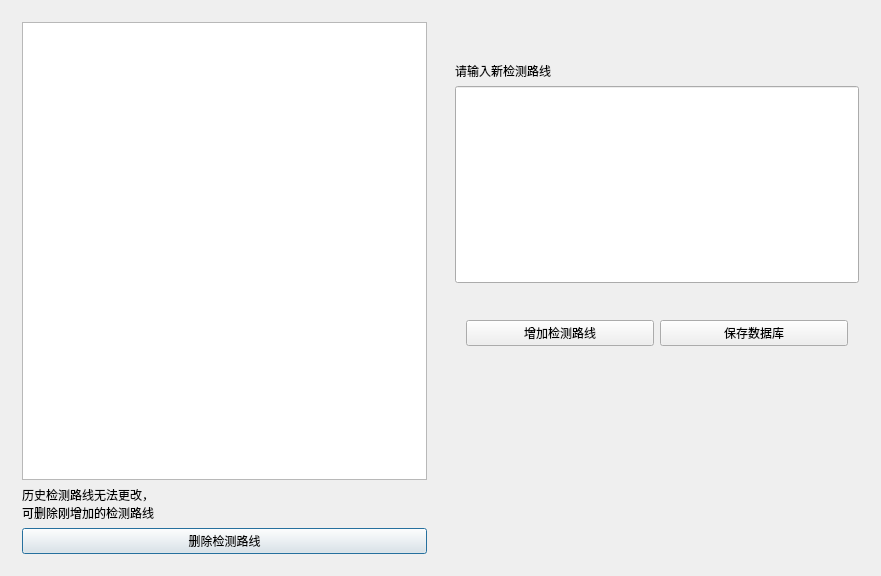
<?xml version="1.0" encoding="UTF-8"?>
<ui version="4.0">
 <class>mychart</class>
 <widget class="QDialog" name="mychart">
  <property name="windowModality">
   <enum>Qt::ApplicationModal</enum>
  </property>
  <property name="geometry">
   <rect>
    <x>0</x>
    <y>0</y>
    <width>881</width>
    <height>576</height>
   </rect>
  </property>
  <property name="windowTitle">
   <string>保存</string>
  </property>
  <property name="windowIcon">
   <iconset>
    <normaloff>img/boat_783px_1224913_easyicon.net.png</normaloff>img/boat_783px_1224913_easyicon.net.png</iconset>
  </property>
  <layout class="QHBoxLayout" name="horizontalLayout_2">
   <item>
    <widget class="QWidget" name="widget" native="true">
     <layout class="QVBoxLayout" name="verticalLayout">
      <item>
       <widget class="QTableView" name="tableView"/>
      </item>
      <item>
       <widget class="QLabel" name="label_2">
        <property name="text">
         <string>历史检测路线无法更改，
可删除刚增加的检测路线</string>
        </property>
       </widget>
      </item>
      <item>
       <widget class="QPushButton" name="pushButton">
        <property name="text">
         <string>删除检测路线</string>
        </property>
        <property name="icon">
         <iconset>
          <normaloff>img/close_gray.png</normaloff>img/close_gray.png</iconset>
        </property>
       </widget>
      </item>
     </layout>
    </widget>
   </item>
   <item>
    <widget class="QWidget" name="widget_2" native="true">
     <layout class="QVBoxLayout" name="verticalLayout_2">
      <item>
       <spacer name="verticalSpacer_2">
        <property name="orientation">
         <enum>Qt::Vertical</enum>
        </property>
        <property name="sizeType">
         <enum>QSizePolicy::Fixed</enum>
        </property>
        <property name="sizeHint" stdset="0">
         <size>
          <width>20</width>
          <height>40</height>
         </size>
        </property>
       </spacer>
      </item>
      <item>
       <widget class="QLabel" name="label_3">
        <property name="text">
         <string>请输入新检测路线</string>
        </property>
       </widget>
      </item>
      <item>
       <widget class="QLineEdit" name="lineEdit">
        <property name="sizePolicy">
         <sizepolicy hsizetype="Expanding" vsizetype="Expanding">
          <horstretch>0</horstretch>
          <verstretch>0</verstretch>
         </sizepolicy>
        </property>
       </widget>
      </item>
      <item>
       <spacer name="verticalSpacer_3">
        <property name="orientation">
         <enum>Qt::Vertical</enum>
        </property>
        <property name="sizeType">
         <enum>QSizePolicy::Fixed</enum>
        </property>
        <property name="sizeHint" stdset="0">
         <size>
          <width>20</width>
          <height>20</height>
         </size>
        </property>
       </spacer>
      </item>
      <item>
       <widget class="QWidget" name="widget_3" native="true">
        <layout class="QHBoxLayout" name="horizontalLayout">
         <item>
          <widget class="QPushButton" name="pushButton_2">
           <property name="text">
            <string>增加检测路线</string>
           </property>
           <property name="icon">
            <iconset>
             <normaloff>img/checked_blue.png</normaloff>img/checked_blue.png</iconset>
           </property>
          </widget>
         </item>
         <item>
          <widget class="QPushButton" name="pushButton_3">
           <property name="text">
            <string>保存数据库</string>
           </property>
           <property name="icon">
            <iconset>
             <normaloff>img/set_gray.png</normaloff>img/set_gray.png</iconset>
           </property>
          </widget>
         </item>
        </layout>
       </widget>
      </item>
      <item>
       <spacer name="verticalSpacer">
        <property name="orientation">
         <enum>Qt::Vertical</enum>
        </property>
        <property name="sizeHint" stdset="0">
         <size>
          <width>20</width>
          <height>40</height>
         </size>
        </property>
       </spacer>
      </item>
     </layout>
    </widget>
   </item>
  </layout>
 </widget>
 <layoutdefault spacing="6" margin="11"/>
 <resources/>
 <connections/>
</ui>
